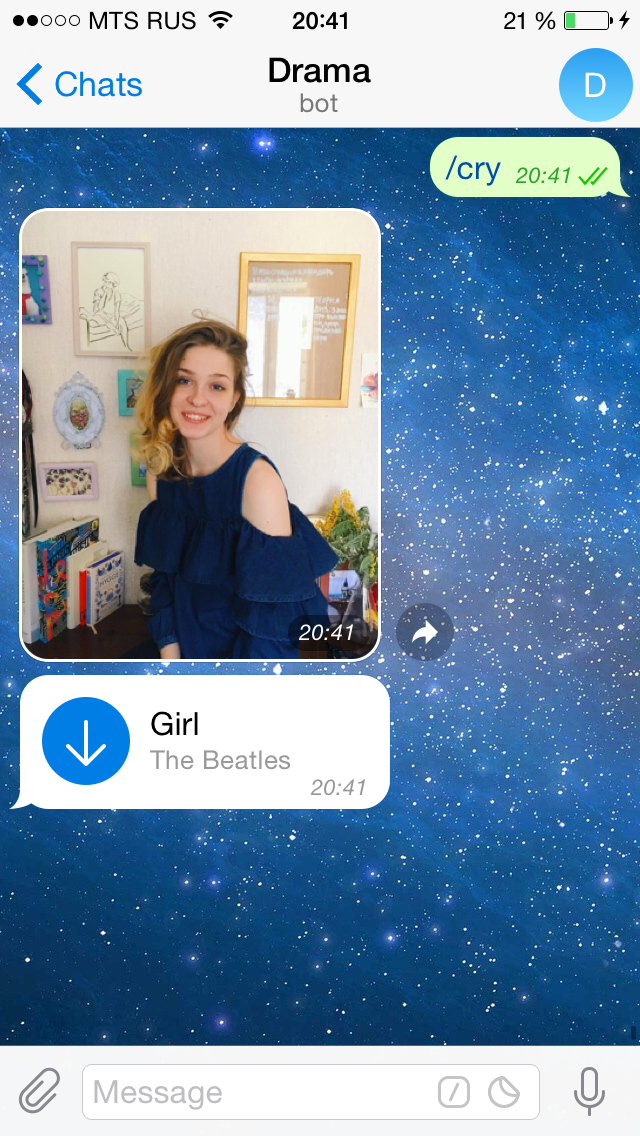
#> input picture screen.png, 640 x 1136 px
$ python -i loader.py   (imports and definitions only)
#> lines starting #> are read from the running program, lines starting #| are printed output that depends on the picture
import urllib.request, urllib.error, urllib.parse
import cv2
import glob, os
from copa import *
import ssl

api_link = "https://www.instagram.com/{}/media/"
context = ssl._create_unverified_context()


# [47 lines left out: functions links_chunk, photos_links, load_photos, not called in this run]


def n_faces(photo_path):
#> called with photo_path = 'screen.png'
    frontal_cascade = cv2.CascadeClassifier('cascades/haarcascade_frontalface_default.xml')
    profile_cascade = cv2.CascadeClassifier('cascades/haarcascade_profileface.xml')

    img = cv2.imread(photo_path)
#> img is the input picture: shape (1136, 640, 3); mean B, G, R 170.4, 144.4, 117.5
    gray = cv2.cvtColor(img, cv2.COLOR_BGR2GRAY)
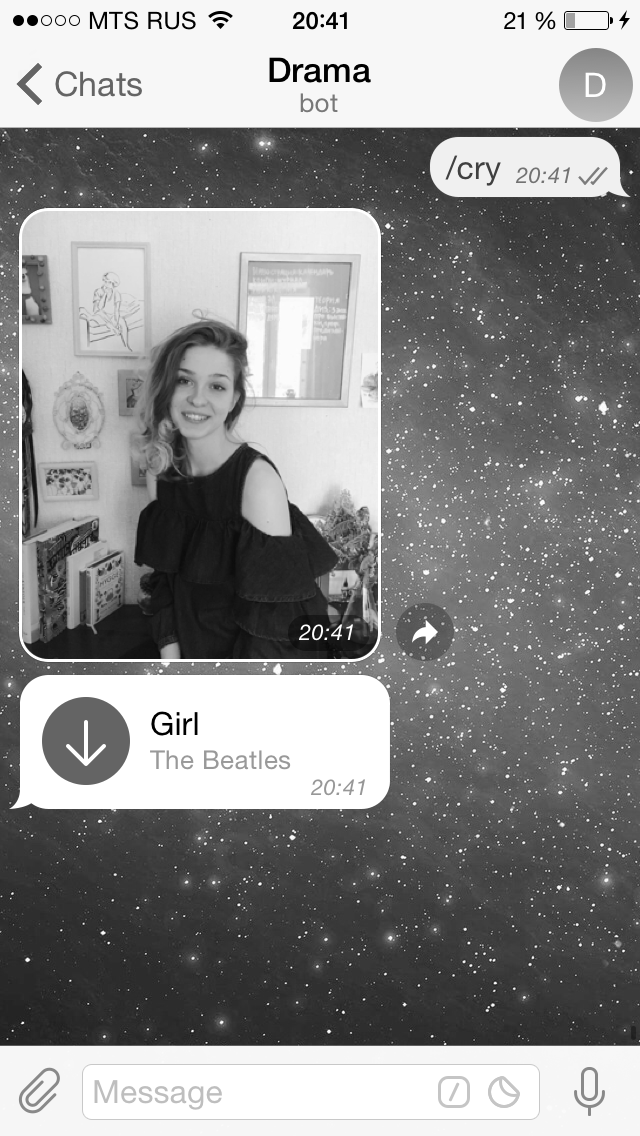
#> gray: shape (1136, 640); min 0, max 255, mean 139.3

    frontal_faces = frontal_cascade.detectMultiScale(gray, 1.3, 5)
#> frontal_faces = [[161, 352, 84, 84]]
    profile_faces = profile_cascade.detectMultiScale(gray, 1.3, 5)
#> profile_faces = ()

    if len(frontal_faces) > len(profile_faces):
        photo_type = "frontal"
    elif len(frontal_faces) < len(profile_faces):
        photo_type = "profile"
    else:
        photo_type = "combined"

    return max(len(frontal_faces), len(profile_faces)), photo_type


# [65 lines left out: functions detect_portrait, save_list, build_base, update_base, not called in this run]

# [8 lines not run here, left out]

>>> result = n_faces('screen.png')
#> result = (1, 'frontal')
